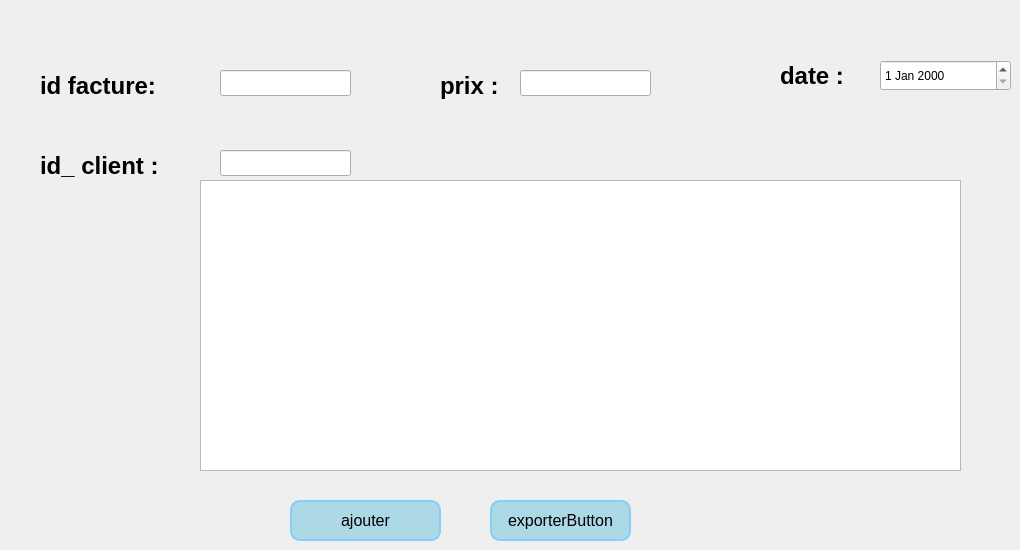
      <widget class="QWidget" name="tab">
       <attribute name="title">
        <string>Facture</string>
       </attribute>
       <widget class="QLabel" name="label_343">
        <property name="geometry">
         <rect>
          <x>40</x>
          <y>60</y>
          <width>181</width>
          <height>51</height>
         </rect>
        </property>
        <property name="styleSheet">
         <string notr="true">QLabel {
    font-family: 'Arial';    /* You can change this to any preferred font */
    font-size: 24px;         /* Adjust this value for the desired text size */
    color: #000000;          /* Dark color code */
    font-weight: bold;       /* Makes the text bold */
}
</string>
        </property>
        <property name="text">
         <string>id facture:</string>
        </property>
       </widget>
       <widget class="QLineEdit" name="idFactureLineEdit">
        <property name="geometry">
         <rect>
          <x>220</x>
          <y>70</y>
          <width>131</width>
          <height>26</height>
         </rect>
        </property>
       </widget>
       <widget class="QLabel" name="label_341">
        <property name="geometry">
         <rect>
          <x>40</x>
          <y>140</y>
          <width>181</width>
          <height>51</height>
         </rect>
        </property>
        <property name="styleSheet">
         <string notr="true">QLabel {
    font-family: 'Arial';    /* You can change this to any preferred font */
    font-size: 24px;         /* Adjust this value for the desired text size */
    color: #000000;          /* Dark color code */
    font-weight: bold;       /* Makes the text bold */
}
</string>
        </property>
        <property name="text">
         <string>id_ client :</string>
        </property>
       </widget>
       <widget class="QLineEdit" name="idClientLineEdit">
        <property name="geometry">
         <rect>
          <x>220</x>
          <y>150</y>
          <width>131</width>
          <height>26</height>
         </rect>
        </property>
       </widget>
       <widget class="QLabel" name="label_344">
        <property name="geometry">
         <rect>
          <x>440</x>
          <y>60</y>
          <width>61</width>
          <height>51</height>
         </rect>
        </property>
        <property name="styleSheet">
         <string notr="true">QLabel {
    font-family: 'Arial';    /* You can change this to any preferred font */
    font-size: 24px;         /* Adjust this value for the desired text size */
    color: #000000;          /* Dark color code */
    font-weight: bold;       /* Makes the text bold */
}
</string>
        </property>
        <property name="text">
         <string>prix :</string>
        </property>
       </widget>
       <widget class="QLineEdit" name="montantLineEdit">
        <property name="geometry">
         <rect>
          <x>520</x>
          <y>70</y>
          <width>131</width>
          <height>26</height>
         </rect>
        </property>
       </widget>
       <widget class="QLabel" name="label_345">
        <property name="geometry">
         <rect>
          <x>780</x>
          <y>50</y>
          <width>81</width>
          <height>51</height>
         </rect>
        </property>
        <property name="styleSheet">
         <string notr="true">QLabel {
    font-family: 'Arial';    /* You can change this to any preferred font */
    font-size: 24px;         /* Adjust this value for the desired text size */
    color: #000000;          /* Dark color code */
    font-weight: bold;       /* Makes the text bold */
}
</string>
        </property>
        <property name="text">
         <string>date :</string>
        </property>
       </widget>
       <widget class="QDateEdit" name="dateEmiseDateEdit">
        <property name="geometry">
         <rect>
          <x>880</x>
          <y>60</y>
          <width>131</width>
          <height>31</height>
         </rect>
        </property>
       </widget>
       <widget class="QPushButton" name="exporterFactureButton">
        <property name="geometry">
         <rect>
          <x>490</x>
          <y>500</y>
          <width>141</width>
          <height>41</height>
         </rect>
        </property>
        <property name="styleSheet">
         <string notr="true">QPushButton {
    background-color: lightblue;  /* Button background color */
    color: black;                 /* Text color */
    font-size: 16px;              /* Text size */
    border: 2px solid #87CEFA;    /* Light blue border */
    border-radius: 10px;          /* Rounded corners */
    padding: 10px;                /* Padding for a better look */
}

QPushButton:hover {
    background-color: #87CEFA;    /* Slightly darker blue on hover */
}

QPushButton:pressed {
    background-color: #B0E0E6;    /* Lighter blue on press */
}
</string>
        </property>
        <property name="text">
         <string>exporterButton</string>
        </property>
       </widget>
       <widget class="QPushButton" name="ajouterFactureButton">
        <property name="geometry">
         <rect>
          <x>290</x>
          <y>500</y>
          <width>151</width>
          <height>41</height>
         </rect>
        </property>
        <property name="styleSheet">
         <string notr="true">QPushButton {
    background-color: lightblue;  /* Button background color */
    color: black;                 /* Text color */
    font-size: 16px;              /* Text size */
    border: 2px solid #87CEFA;    /* Light blue border */
    border-radius: 10px;          /* Rounded corners */
    padding: 10px;                /* Padding for a better look */
}

QPushButton:hover {
    background-color: #87CEFA;    /* Slightly darker blue on hover */
}

QPushButton:pressed {
    background-color: #B0E0E6;    /* Lighter blue on press */
}
</string>
        </property>
        <property name="text">
         <string>ajouter</string>
        </property>
       </widget>
       <widget class="QTableView" name="tableView">
        <property name="geometry">
         <rect>
          <x>200</x>
          <y>180</y>
          <width>761</width>
          <height>291</height>
         </rect>
        </property>
       </widget>
       <widget class="QWidget" name="verticalLayoutWidget">
        <property name="geometry">
         <rect>
          <x>200</x>
          <y>180</y>
          <width>761</width>
          <height>291</height>
         </rect>
        </property>
        <layout class="QVBoxLayout" name="verticalLayout"/>
       </widget>
      </widget>
